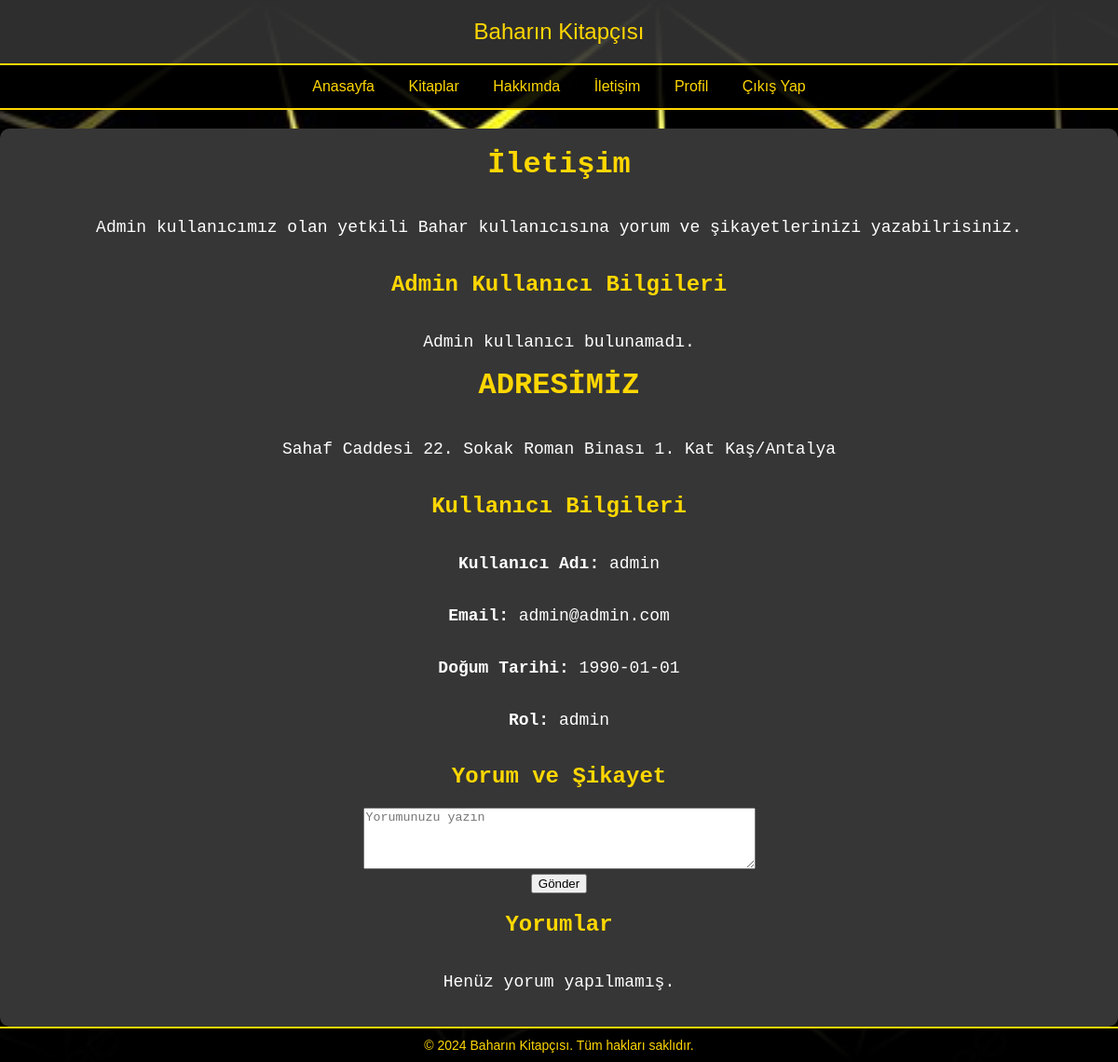
The app's page /iletisim.php (signed in) with its own data.
### tables this page shows
CREATE TABLE users (
    id INT AUTO_INCREMENT PRIMARY KEY,
    username VARCHAR(50) NOT NULL UNIQUE,
    password VARCHAR(255) NOT NULL,
    email varchar(255) not null,
    do_tar date not null,
    role ENUM('admin', 'editor', 'viewer') NOT NULL
);

### iletisim.php (the view, shortened to what this page needs)
<?php
include 'config.php';
function getUserInfo($username) {
    global $conn;
    $sql = "SELECT * FROM users WHERE username = '$username'";
    $result = $conn->query($sql);
    return $result->fetch_assoc();
}
function getAdminInfo() {
    global $conn;
    $sql = "SELECT * FROM users WHERE username = 'Bahar'";
    $result = $conn->query($sql);
    return $result->fetch_assoc();
}
function getComments() {
    global $conn;
    $sql = "SELECT * FROM comments";
    $result = $conn->query($sql);
    $comments = array();
    return $comments;
}
$user = getUserInfo($_SESSION['username']);
$admin = getAdminInfo();
$comments = getComments();
?>
<!DOCTYPE html>
<html>
<head>
    <link rel="stylesheet" type="text/css" href="styles.css">
</head>
<body>
    <div class="header">
        Baharın Kitapçısı
    </div>
    <div class="navbar">
    <ul>
            <li><a href="viewer.php">Anasayfa</a></li>
            <li><a href="urunler.php">Kitaplar</a></li>
            <li><a href="hakkimda.php">Hakkımda</a></li>
            <li><a href="iletisim.php">İletişim</a></li>
            <li><a href="profil.php">Profil</a></li>
            <li><a href="cikis.php">Çıkış Yap</a></li>
        </ul>
    </div>
    <div class="content">
        <h1>İletişim</h1>
        <p>Admin kullanıcımız olan yetkili Bahar kullanıcısına yorum ve şikayetlerinizi yazabilrisiniz.</p>
        <h2>Admin Kullanıcı Bilgileri</h2>
        <?php if ($admin): ?>
            <p><strong>Kullanıcı Adı:</strong> <?php echo htmlspecialchars($admin['username'], ENT_QUOTES, 'UTF-8'); ?></p>
            <p><strong>Email:</strong> <?php echo htmlspecialchars($admin['email'], ENT_QUOTES, 'UTF-8'); ?></p>
            <p><strong>Rol:</strong> <?php echo htmlspecialchars($admin['role'], ENT_QUOTES, 'UTF-8'); ?></p>
        <?php else: ?>
            <p>Admin kullanıcı bulunamadı.</p>
        <?php endif; ?>
        <h1>ADRESİMİZ</h1>
        <p>Sahaf Caddesi 22. Sokak Roman Binası 1. Kat Kaş/Antalya</p>
        <h2>Kullanıcı Bilgileri</h2>
        <p><strong>Kullanıcı Adı:</strong> <?php echo htmlspecialchars($user['username'], ENT_QUOTES, 'UTF-8'); ?></p>
        <p><strong>Email:</strong> <?php echo htmlspecialchars($user['email'], ENT_QUOTES, 'UTF-8'); ?></p>
        <p><strong>Doğum Tarihi:</strong> <?php echo htmlspecialchars($user['do_tar'], ENT_QUOTES, 'UTF-8'); ?></p>
        <p><strong>Rol:</strong> <?php echo htmlspecialchars($user['role'], ENT_QUOTES, 'UTF-8'); ?></p>
        <h2>Yorum ve Şikayet </h2>
        <form method="post" action="iletisim.php">
            <textarea name="comment" rows="4" cols="50" placeholder="Yorumunuzu yazın"></textarea><br>
            <button type="submit">Gönder</button>
        </form>
        <h2>Yorumlar</h2>
        <?php if (count($comments) > 0): ?>
            <!--
            <?php foreach ($comments as $comment): ?>
                <div class="comment">
                    <p><strong><?php echo $comment['username']; ?>:</strong> <?php echo $comment['comment']; ?></p>
                </div>
            <?php endforeach; ?>
            -->
            <?php foreach ($comments as $comment): ?>
                    <div class="comment">
                    <p><strong><?php echo htmlspecialchars($comment['username'], ENT_QUOTES, 'UTF-8'); ?>:</strong> <?php echo htmlspecialchars($comment['comment'], ENT_QUOTES, 'UTF-8'); ?></p>
                    </div>
                <?php endforeach; ?>
        <?php else: ?>
            <p>Henüz yorum yapılmamış.</p>
        <?php endif; ?>
    </div>
    <div class="footer">
        &copy; 2024 Baharın Kitapçısı. Tüm hakları saklıdır.
    </div>
</body>
</html>

### styles.css (style rules this page uses)
body { background-color: #333; color: #FFD700; font-family: Arial, sans-serif; margin: 0; padding: 0; background-image: url('arka.jpg'); background-size: cover; background-position: center; background-repeat: no-repeat; }
.header { background-color: rgba(51, 51, 51, 0.9); color: #FFD700; padding: 20px 0; text-align: center; font-size: 24px; border-bottom: 2px solid #FFD700; position: relative; z-index: 2; }
.navbar { background-color: rgba(0, 0, 0, 0.9); overflow: hidden; border-bottom: 2px solid #FFD700; position: relative; z-index: 2; }
.navbar ul { list-style-type: none; margin: 0; padding: 0; text-align: center; }
.navbar ul li { display: inline; }
.navbar ul li a { display: inline-block; color: #FFD700; text-align: center; padding: 14px 16px; text-decoration: none; transition: background-color 0.3s; }
.content { background-color: #363636; padding: 20px; border-radius: 10px; margin-top: 20px; text-align: center; font-family: 'Courier New', Courier, monospace; min-height: calc(100vh - 140px); display: flex; flex-direction: column; }
.footer { background-color: rgba(0, 0, 0, 0.9); color: #FFD700; padding: 10px 0; text-align: center; font-size: 14px; border-top: 2px solid #FFD700; }
h1 { color: #FFD700; margin-top: 0; }
p { color: #FFF; font-size: 18px; }

### records on screen
users: username "admin", email "admin@admin.com", do_tar "1990-01-01", role "admin"
